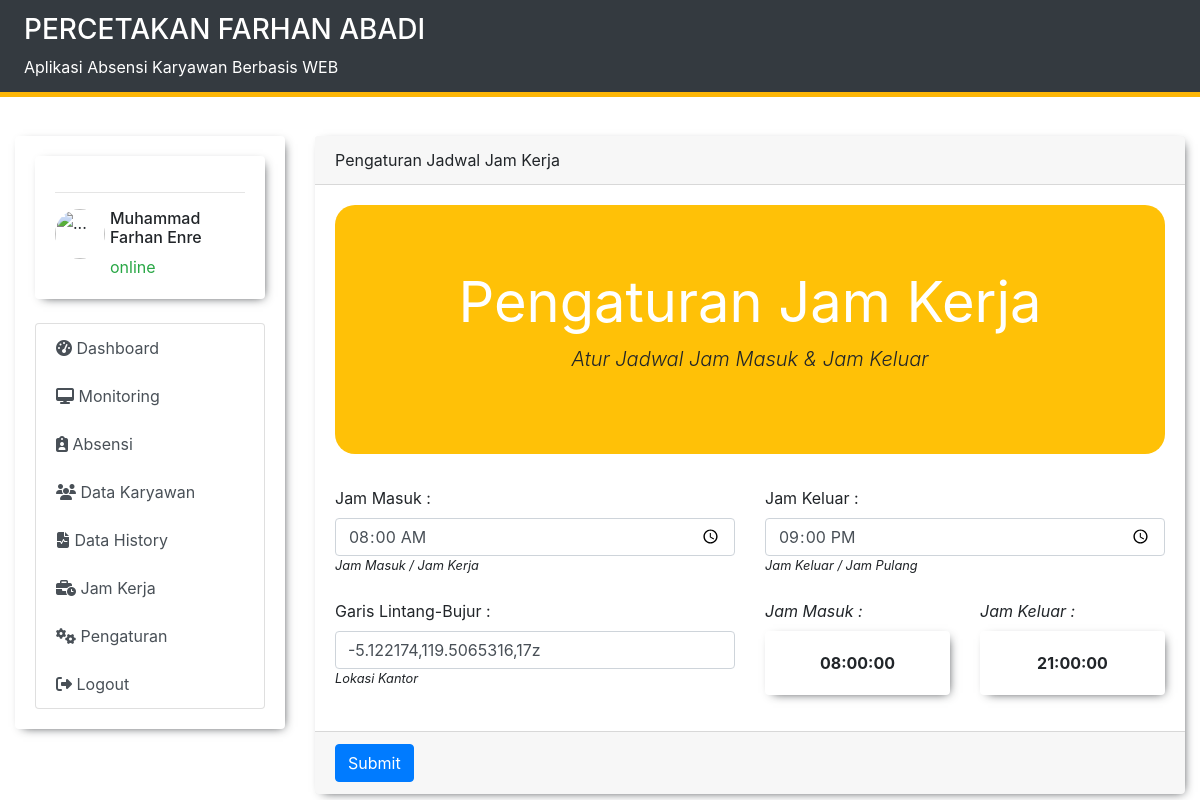
Page /jam_kerja.php (signed in) on the committed database.
### tables this page shows
CREATE TABLE `tbl_jadwal` (
  `id_jam` int(10) NOT NULL,
  `jam_masuk` time NOT NULL,
  `jam_keluar` time NOT NULL,
  `lokasi` varchar(50) NOT NULL,
  PRIMARY KEY (`id_jam`)
);

### jam_kerja.php (the view, shortened to what this page needs)
<?php
    require 'template/header.php';
    require 'template/navbar.php';
?>
<?php
    include 'db/koneksi.php';
    $query_jadwal = mysqli_query($koneksi,"SELECT * FROM tbl_jadwal");
    $row = mysqli_fetch_assoc($query_jadwal);
?>
<div class="col-md-9 mt-4">
    <div class="card">
        <div class="card-header">
            Pengaturan Jadwal Jam Kerja
        </div>
        <div class="card-body">
        <div class="jumbotron jumbotron-fluid bg-warning text-center">
            <div class="container">
                <h4 class="display-4 text-white"><b>Pengaturan Jam Kerja</b></h4>
                <p class="lead"><i>Atur Jadwal Jam Masuk & Jam Keluar </i></p>
            </div>
            </div>
           <form action="proses/proses_jadwal.php" method="post">
             <div class="row">
                <div class="col-md-6">
                    <label for="">Jam Masuk :</label>
                    <input type="time" name="jam_masuk" class="form-control" value="<?= $row['jam_masuk'];?>" >
                    <small> <i>Jam Masuk / Jam Kerja</i> </small>
                </div>
                    <div class="col-md-6">
                    <label for="">Jam Keluar :</label>
                    <input type="time" name="jam_keluar" class="form-control"  value="<?= $row['jam_keluar'];?>" >
                    <small> <i>Jam Keluar / Jam Pulang</i> </small>
                    </div>
                </div>
                <br>
                <div class="row">
                    <div class="col-md-6">
                        <label for="">Garis Lintang-Bujur :</label>
                        <input type="text" name="lokasi" class="form-control"  value="<?= $row['lokasi'];?>" required>
                        <small><i>Lokasi Kantor </i></small>
                </div>
                    <div class="col-md-6">
                    <div class="row">
                        <div class="col-md-6">
                            <label for=""><i>Jam Masuk :</i></label>
                            <div class="card">
                                <div class="card-body">
                                    <center>
                                    <b><?= $row['jam_masuk'];?></b>
                                    </center>
                                </div>
                            </div>
                        </div>
                        <div class="col-md-6">
                            <label for=""><i>Jam Keluar :</i></label>
                        <div class="card">
                                <div class="card-body">
                                  <center>
                                  <b><?= $row['jam_keluar'];?></b>
                                  </center>
                                </div>
                            </div>
                        </div>
                    </div>
                </div>
                </div>
        </div>
        <div class="card-footer">
        <button type="submit" name="jadwal_kerja" class="btn btn-primary">Submit</button>
        </div>
    </div>
</div>
<?php
    require 'template/footer.php';
?>

### template/navbar.php (style rules this page uses)
.card { border : 0; box-shadow: 3px 3px 10px -5px; }

### jam_kerja.php (style rules this page uses)
.jumbotron { border-radius: 20px; }

### rows in the picture
tbl_jadwal: jam_masuk "08:00:00", jam_keluar "21:00:00", lokasi "-5.122174,119.5065316,17z"

### other values in the picture
$_SESSION['nama_admin'] "Muhammad Farhan Enre"
$_SESSION['status'] "online"
